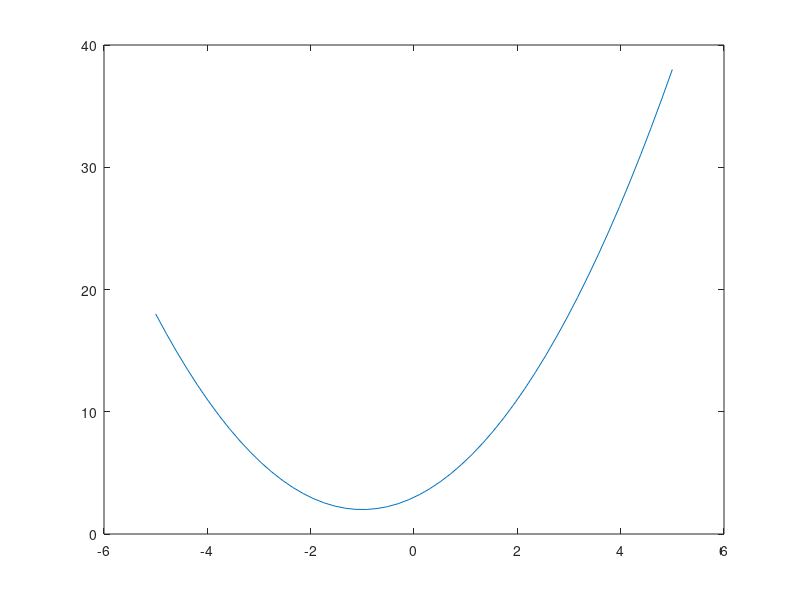

Write MATLAB code to recreate this figure. (Note: this script raises an error after producing the figure.)
%% sim11 solving equations
%% -------------------------------------------------------------------------

%% -------------------------------------------------------------------------
%% I single equation
%% -------------------------------------------------------------------------

%% polynomial equation: roots
clear 
% p(x) = 4x^5+3x^3-7x^2+11
% q(x) = -x^4+ x^3- x
x=linspace(-1,1,50);
% compact representation of polynomials: coefficients vector
p=[4 0 3 -7 0 11];
q=[-1 1 0 -1 0];
% evaluate coefficient vector
plot(x,polyval(p,x),'r',x,polyval(q,x),'b'), grid on

% find zeros (roots) of polynomial equation (check with data cursor)
np=roots(p)
nq=roots(q)

% inverse function of roots: 
% find the polynomial with given zeros
poly(np)

%% exercise 11.1: quadratic equation
% Find the solution of this equation
% a*x^2 + b*x + c = 0
% with the parameters
a=1; b=2; c=3;

x=linspace(-5,5,50);

p = [1 2 3];
plot(x, polyval(p,x))
np = roots(p)

%% symbolic solution: solve (symbolic toolbox)
syms a b c d x 

pretty(solve(a*x^2+b*x+c==0,x))   % quadratic equation 

% (==0 can be omitted)
s=solve(a*x^3+b*x^2+c*x+d,x)      % cubic equation: 'MaxDegree', 3

% % Rewrite symbolic expression in terms of common subexpressions 
subexpr(s)      % subexpression in variable sigma    

% if a symbolic solution is not available, 
% the equation will be solved numerically (vpasolve)
solve(cos(x)==x)

%% Non-polynomial equations require iterative solution procedures 
% -> fzero() requires starting value

% built in function
x=fzero(@sin,3)     % find sin(x)=0 with start value x=3
x=fzero(@sin,1)     % start value x=1
x=fzero(@cos,[1 2]) % search in intervall

% anonymous function
f=@(x) x^3-2*x-1;
iv=[-1.5,2];        % Intervall
fzero(f,iv)
% string argument will be accepted
fzero('x^3-2*x-1',iv)
% Even if there are several zeros, 
%  fzero always finds only one!
fplot(f,iv), grid on

% comparison: only roots() finds complex ...
roots([1 0 -2 -1])
% ... and double zeros
f=@(x) x.^3-x.^2
fplot(f,[-1,2]), grid on
fzero(f,-1)
roots([1 -1 0 0])

%----------------------------------------------------


% a function with several parameters,
f=@(x,p1,p2) exp(p1*x)-p2*x;
iv=[1,2];        % Intervall
% must be redefined to a function with a single parameter
p1=1;p2=3;
f1=@(x) f(x,p1,p2);  
fzero(f1,iv)
% alternative
fzero(@(x) f(x,p1,p2),iv)
% alternative: fsolve -> see below

% How does fzero work?
% Animation of the basic idea
% https://de.wikipedia.org/wiki/Bisektion#Kontinuierlicher_Fall
clc
options = optimset('Display','iter'); % show iterations
fzero(@(x) cos(x)-x,0,options)

%% exercise 11.2 
% plot f1(x)=cos(x) and f2(x)=x
% Calculate the intersection point and mark it graphically
f1 = @(x) cos(x);
f2 = @(x) x;

f = @(x) f1(x) - f2(x);

solution = fzero(f, 0);

x = linspace(-5,5,100);
plot(x, f1(x)); hold on;
plot(x, f2(x));
plot(solution, f1(solution), 'g.', 'MarkerSize', 10);
hold off;
grid on;

%% -------------------------------------------------------------------------
%% II systems of equations
%% -------------------------------------------------------------------------

%% linear systems of equations: backslash\
% X=A/B resolves the equation X*A=B to X
% X=A\B resolves the equation A*X=B to X
% example
% 10x1 - 7x2       = 7
% -3x1 + 2x2 + 6x3 = 4
%  5x1 -  x2 + 5x3 = 6

M=[10 -7 0;
   -3  2 6; 
    5 -1 5];
y=[7;4;6];
x=M\y
% x=y'/M'   % alternative
M*x         % check that the result is the right side of the equation
%% 

M^-1 * y   % inverse Matrix as alternative to M\

%% symbolic: solve
% equivalent to the above example for a=0

syms x1 x2 x3 a
eq1 = 10*x1 - 7*x2 + a*x3 == 7;
eq2 = -3*x1 + 2*x2 + 6*x3 == 4;
eq3 = 5*x1 -   x2 + 5*x3 == 6;
[X1, X2, X3] = solve(eq1,eq2,eq3,x1,x2,x3) 
% for comparions: evaluate a=0
subs([X1,X2,X3],a,0)

% transform a system of equations to matrix form
[A,b]=equationsToMatrix([eq1,eq2,eq3],[x1,x2,x3])

%% exercise 11.3
% The coordinates of three points are given. 
% Find the parabola through these points by solving the three equations 
clear, clc, clf

x=[-1;4;7];
y=[ 2;6;5];
plot(x,y,'o');hold on; grid on

% Hint
% equation: y = a1*x^2 + a2*x^1 + a3 
% Find the unknown vector a=(a1,a2,a3) from the 
% matrix of coordinates X=[x.^2, x.^1, x.^0] and the vector y
X =[x.^2, x.^1, x.^0];

% we need to solve X * a = y for a
a = X\y

x = linspace(-5,10,100);
y = a(1)*x.^2 + a(2)*x + a(3);

plot(x,y);
hold off;

%% nonlinear systems of equations: fsolve
% n equations for n unknowns must be given
% n unknowns must be defined as a single vector 

% example from above
% avoid spaces!
f=@(x)[10*x(1) - 7*x(2)-7;          % =0     
       -3*x(1) + 2*x(2)+6*x(3)-4;   % =0
        5*x(1) -   x(2)+5*x(3)-6];  % =0  

x0=[0,0,0]; % starting value
x=fsolve(f,x0)

% alternative: define function as m-file or local function (line 215)
x=fsolve(@fsolveFkt,x0)
% application see problem "terminal velocity"
% Hint: local functions can not be used with F9 (use ctrl-return)

%% vpasolve
% is the most flexible numeric equation solver
% like solve() 
% a) allows symbolic definition of equation
% b) for single and systems of equations
% like fzero() und fsolve() 
% allows to supply the starting value

% example: system of equations from above 
clear,clc
syms x1 x2 x3 
eq1 = 10*x1 - 7*x2 + sin(x3) == 7;
eq2 = -3*x1 + 2*x2 + 6*x3 == 4;
eq3 = 5*x1 -   x2 + 5*x3 == 6;
x0=[0,0,0];     % starting values x1=x2=x3=0
[X1, X2, X3] = vpasolve(eq1,eq2,eq3,x1,x2,x3,x0) 


% example with verification plot 
clear,clc,clf
syms x
f=x^3-2*x-1
x=vpasolve(f)   % alternative: solve 
fplot(f,[-1.5,2]); 
grid on, hold on
plot(eval(x),eval(f),'o')

% alternative: convert to nonysmbolic matlab
figure(2)
F=matlabFunction(f);    % symbolic function -> anonymous function
lsg=eval(x)             % symbolic value -> numeric value
xx=linspace(-1.5,2);
plot(xx,F(xx))
grid on, hold on
plot(lsg,F(lsg),'o')


%% exercise 11.4
% Find all solutions of these two equations
% x1^2 - x2 + 1=0
% x1 - cos(pi/2*x2) = 0
clear, clc, clf

syms x1 x2
eq1 = x1^2 - x2 + 1 == 0;
eq2 = x1 - cos(pi/2*x2) == 0;

[sol11, sol12] = vpasolve(eq1, eq2, x1, x2, [0 0])
[sol21, sol22] = vpasolve(eq1, eq2, x1, x2, [-1 1.5])
[sol31, sol32] = vpasolve(eq1, eq2, x1, x2, [-1 2])

% graph
% fimplicit only works with 2d, fimplicit3 also exists for 3D
fimplicit(eq1); hold on;
fimplicit(eq2);
hold off;
grid on;
axis([-2 2 0.5 2.5]);

%% -------------------------------------------------------------------
%% local function for fsolve
function f=fsolveFkt(x)
% avoid spaces since could be interpreted as column separation
f=[10*x(1)-7*x(2)-7;      
   -3*x(1)+2*x(2)+6*x(3)-4;
    5*x(1)-x(2)+5*x(3)-6];  
end